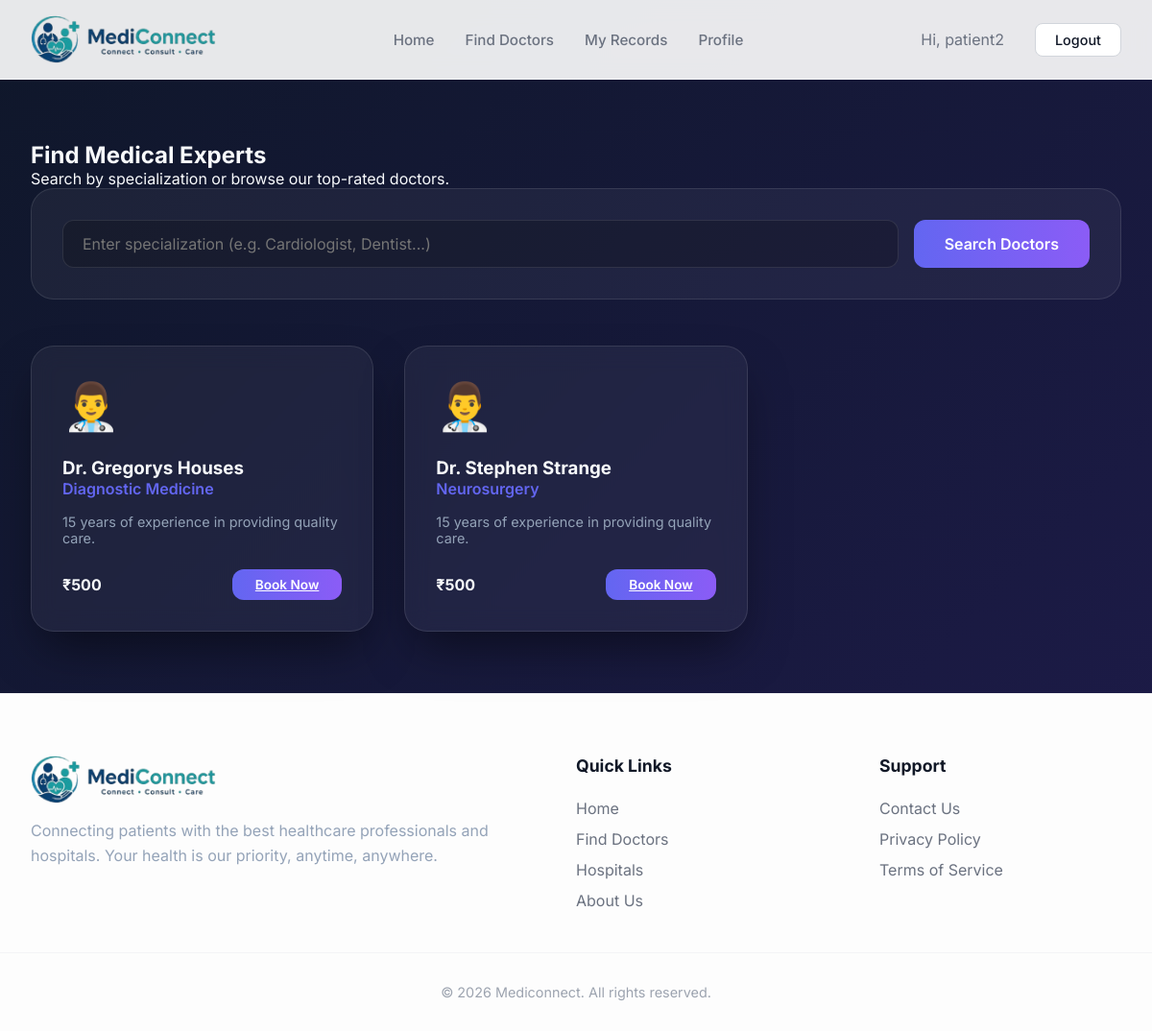
The app's page /accounts/doctors/find/ (signed in) with its own data.
### accounts/models.py (models this page shows, shortened)
class User(AbstractUser):
    ROLE_CHOICES = (
        ('PATIENT', 'Patient'),
        ('DOCTOR', 'Doctor'),
        ('ADMIN', 'Admin'),
    )
    role = models.CharField(max_length=20, choices=ROLE_CHOICES)
    phone = models.CharField(max_length=15, blank=True)

class DoctorProfile(models.Model):
    user = models.OneToOneField(User, on_delete=models.CASCADE)
    hospital = models.ForeignKey('core.Hospital', on_delete=models.CASCADE)
    specialization = models.CharField(max_length=100)
    experience_years = models.IntegerField(default=0)
    doctor_pic = models.ImageField(upload_to='profiles/doctors', blank=True, null=True)
    fees_online = models.IntegerField(default=0)
    fees_offline = models.IntegerField(default=0)
    bio = models.TextField(blank=True)
    is_available = models.BooleanField(default=True)

### accounts/views.py (the view)
# urls.py: path('doctors/find/', views.find_doctors, name='find_doctors'),
@login_required
def find_doctors(request):
    specialization = request.GET.get('specialization')
    if specialization:
        doctors = DoctorProfile.objects.filter(specialization__icontains=specialization, is_available=True)
    else:
        doctors = DoctorProfile.objects.filter(is_available=True)
    return render(request, 'accounts/find_doctors.html', {'doctors': doctors})

### templates/accounts/find_doctors.html (shortened to what this page needs)
{% extends 'base.html' %}
{% block content %}
<div class="search-section">
    <div class="section-header">
        <div class="section-title">
            <h2>Find Medical Experts</h2>
            <p>Search by specialization or browse our top-rated doctors.</p>
        </div>
    </div>
    <form method="GET" class="search-bar">
        <input type="text" name="specialization" placeholder="Enter specialization (e.g. Cardiologist, Dentist...)" value="{{ request.GET.specialization }}">
        <button type="submit" class="btn btn-primary">Search Doctors</button>
    </form>
    <div class="doctors-grid">
        {% for doctor in doctors %}
        <div class="glass-card doctor-card">
            <div class="doc-icon">👨‍⚕️</div>
            <h3>Dr. {{ doctor.user.get_full_name|default:doctor.user.username }}</h3>
            <p style="color: var(--primary); font-weight: 600; margin-bottom: 1rem;">{{ doctor.specialization }}</p>
            <p style="color: var(--text-muted); font-size: 0.9rem; margin-bottom: 1.5rem;">{{ doctor.experience_years }} years of experience in providing quality care.</p>
            <div style="display: flex; justify-content: space-between; align-items: center;">
                <span style="font-weight: 700;">₹{{ doctor.fees_online }}</span>
                <a href="{% url 'book_appointment' doctor.id %}" class="btn btn-primary" style="width: auto; padding: 0.5rem 1.5rem; font-size: 0.85rem;">Book Now</a>
            </div>
        </div>
        {% empty %}
        <div style="grid-column: 1/-1; text-align: center; padding: 4rem;">
            <p style="color: var(--text-muted);">No doctors found matching your criteria.</p>
        </div>
        {% endfor %}
    </div>
</div>
{% endblock %}

### templates/base.html (shortened to what this page needs)
<!DOCTYPE html>
<html lang="en">
<head>
    {% load static %}
    <link rel="stylesheet" href="{% static 'css/style.css' %}">
</head>
<body>
    <nav>
        <div class="nav-container">
            <a href="{% url 'home' %}" class="logo">
                <img src="{% static 'images/logo.png' %}" alt="Mediconnect Logo"
                    onerror="this.style.display='none'; this.nextElementSibling.style.display='inline';">
            </a>
            <div class="nav-links">
                <a href="{% url 'home' %}">Home</a>
                {% if user.is_authenticated %}
                {% if user.role == 'DOCTOR' %}
                <a href="{% url 'doctor_dashboard' %}">Dashboard</a>
                <a href="{% url 'manage_availability' %}">Availability</a>
                {% else %}
                <a href="{% url 'find_doctors' %}">Find Doctors</a>
                <a href="{% url 'medical_records' %}">My Records</a>
                {% endif %}
                <a href="{% url 'update_profile' %}">Profile</a>
                {% endif %}
            </div>
            <div class="nav-auth">
                {% if user.is_authenticated %}
                <span style="color: #6b7280; margin-right: 1rem; align-self: center;">Hi, {{ user.username }}</span>
                <a href="{% url 'logout' %}" class="btn-nav login">Logout</a>
                {% else %}
                <a href="{% url 'login' %}" class="btn-nav login">Login</a>
                <a href="{% url 'register' %}" class="btn-nav register">Register</a>
                {% endif %}
            </div>
        </div>
    </nav>
    <main>
        {% block content %}{% endblock %}
    </main>
    <footer>
        <div class="footer-content">
            <div class="footer-logo">
                <h2 class="logo"><img src="{% static 'images/logo.png' %}" alt="Mediconnect Logo"
                        onerror="this.style.display='none'; this.nextElementSibling.style.display='inline';">
                </h2>
                <p style="color: var(--text-muted); line-height: 1.6;">Connecting patients with the best healthcare
                    professionals and hospitals. Your health is our priority, anytime, anywhere.</p>
            </div>
            <div class="footer-section">
                <h3>Quick Links</h3>
                <ul>
                    <li><a href="{% url 'home' %}">Home</a></li>
                    <li><a href="{% url 'find_doctors' %}">Find Doctors</a></li>
                    <li><a href="{% url 'hospital_list' %}">Hospitals</a></li>
                    <li><a href="{% url 'about_us' %}">About Us</a></li>
                </ul>
            </div>
            <div class="footer-section">
                <h3>Support</h3>
                <ul>
                    <li><a href="{% url 'contact_us' %}">Contact Us</a></li>
                    <li><a href="{% url 'privacy_policy' %}">Privacy Policy</a></li>
                    <li><a href="{% url 'terms_of_service' %}">Terms of Service</a></li>
                </ul>
            </div>
        </div>
        <div class="footer-bottom">
            &copy; 2026 Mediconnect. All rights reserved.
        </div>
    </footer>
</body>
</html>

### static/css/style.css (style rules this page uses)
:root { --primary: #6366f1; --primary-dark: #4f46e5; --secondary: #ec4899; --accent: #8b5cf6; --bg-gradient: linear-gradient(135deg, #0f172a 0%, #1e1b4b 100%); --card-bg: rgba(255, 255, 255, 0.05); --glass-border: rgba(255, 255, 255, 0.1); --text-main: #f8fafc; --text-muted: #94a3b8; --input-bg: rgba(0, 0, 0, 0.2); }
* { margin: 0; padding: 0; box-sizing: border-box; font-family: 'Inter', system-ui, -apple-system, sans-serif; }
body { background: var(--bg-gradient); color: var(--text-main); min-height: 100vh; display: flex; flex-direction: column; }
.glass-card { background: var(--card-bg); backdrop-filter: blur(12px); -webkit-backdrop-filter: blur(12px); border: 1px solid var(--glass-border); border-radius: 24px; box-shadow: 0 25px 50px -12px rgba(0, 0, 0, 0.5); }
input, select, textarea { width: 100%; padding: 0.875rem 1.25rem; background: var(--input-bg); border: 1px solid var(--glass-border); border-radius: 12px; color: white; font-size: 1rem; transition: all 0.2s; }
.btn { width: 100%; padding: 1rem; border-radius: 12px; border: none; font-weight: 600; font-size: 1rem; cursor: pointer; transition: all 0.3s cubic-bezier(0.4, 0, 0.2, 1); display: flex; align-items: center; justify-content: center; gap: 0.5rem; }
.btn-primary { background: linear-gradient(to right, var(--primary), var(--accent)); color: white; }

### templates/accounts/find_doctors.html (style rules this page uses)
.search-section { padding: 4rem 2rem; max-width: 1200px; margin: 0 auto; }
.search-bar { background: var(--card-bg); padding: 2rem; border-radius: 24px; border: 1px solid var(--glass-border); margin-bottom: 3rem; display: flex; gap: 1rem; }
.search-bar input { flex: 1; }
.search-bar button { width: auto; padding: 0 2rem; }
.doctors-grid { display: grid; grid-template-columns: repeat(auto-fill, minmax(300px, 1fr)); gap: 2rem; }
.doctor-card { padding: 2rem; transition: transform 0.3s; }
.doc-icon { font-size: 3rem; margin-bottom: 1.5rem; }

### templates/base.html (style rules this page uses)
nav { position: sticky; top: 0; z-index: 1000; background: rgba(255, 255, 255, 0.9); backdrop-filter: blur(12px); border-bottom: 1px solid #f3f4f6; padding: 1rem 0; }
.nav-container { max-width: 1200px; margin: 0 auto; padding: 0 2rem; display: flex; justify-content: space-between; align-items: center; }
.logo { font-size: 1.5rem; font-weight: 800; text-decoration: none; color: #111827; display: flex; align-items: center; gap: 10px; }
.logo img { height: 50px; object-fit: contain; }
.nav-links { display: flex; gap: 2rem; align-items: center; }
.nav-links a { color: #6b7280; text-decoration: none; font-weight: 500; transition: color 0.2s; font-size: 0.95rem; }
.nav-auth { display: flex; gap: 1rem; }
.btn-nav { padding: 0.5rem 1.25rem; font-size: 0.9rem; width: auto; border-radius: 8px; font-weight: 500; transition: all 0.2s; text-decoration: none; border: 1px solid transparent; }
.btn-nav.login { background: #ffffff; color: #111827; border-color: #d1d5db; }
footer { background: #fdfdfd; border-top: 1px solid #f3f4f6; padding: 4rem 0 2rem; margin-top: auto; color: #111827; }
.footer-content { max-width: 1200px; margin: 0 auto; padding: 0 2rem; display: grid; grid-template-columns: 2fr 1fr 1fr; gap: 4rem; }
.footer-logo h2 { font-size: 1.5rem; margin-bottom: 1rem; text-align: left; color: #111827; }
.footer-section h3 { font-size: 1.1rem; margin-bottom: 1.5rem; color: #111827; }
.footer-section ul { list-style: none; padding: 0; margin: 0; }
.footer-section ul li { margin-bottom: 0.75rem; }
.footer-section ul li a { color: #6b7280; text-decoration: none; transition: color 0.2s; }
.footer-bottom { max-width: 1200px; margin: 2rem auto 0; padding: 2rem 2rem 0; border-top: 1px solid #f3f4f6; text-align: center; color: #9ca3af; font-size: 0.9rem; }

### records on screen
User: username "patient2"
DoctorProfile: user.get_full_name "Gregorys Houses", specialization "Diagnostic Medicine", experience_years "15", fees_online "500"
DoctorProfile: user.get_full_name "Stephen Strange", specialization "Neurosurgery", experience_years "15", fees_online "500"
